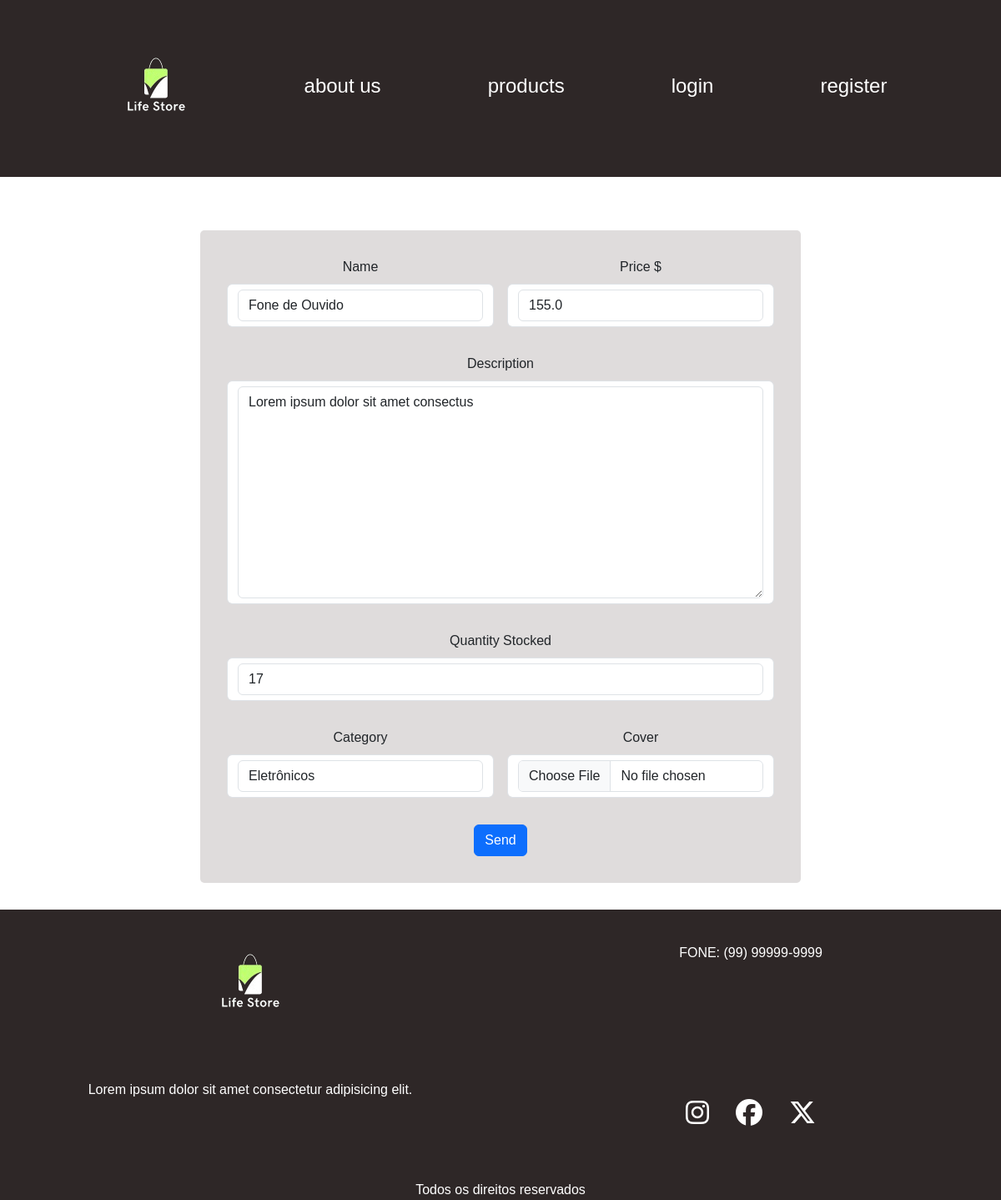
The page /product/update/2/ on the database as committed earlier.
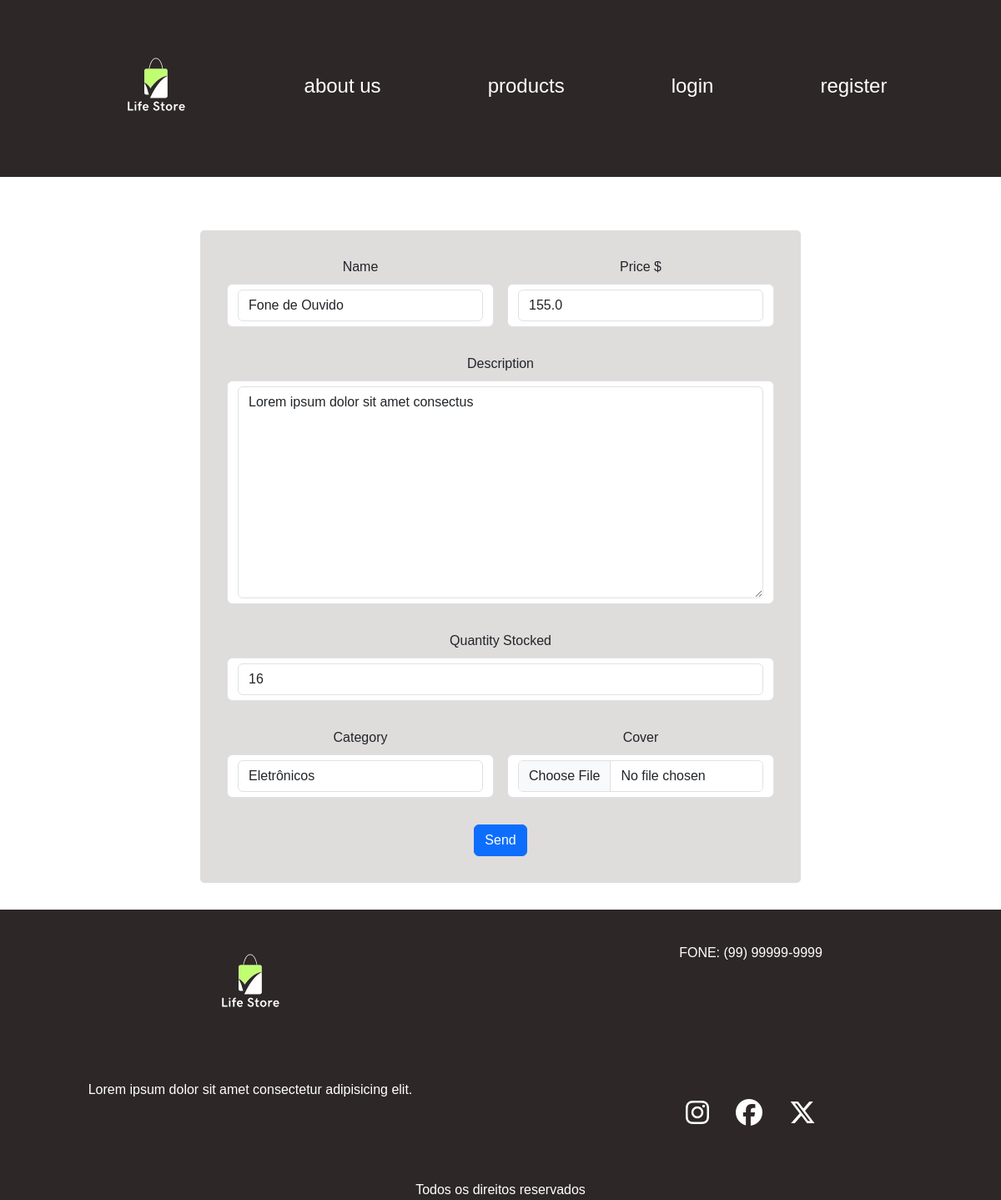
The same page on the database as committed later.
### products/models.py (models this page shows)
class Product(models.Model):
    name = models.CharField(max_length=60)
    description = models.TextField()
    price = models.FloatField()
    category = models.ForeignKey(Category, on_delete=models.CASCADE)
    quantity_stocked = models.IntegerField()
    cover = models.ImageField(upload_to='products/covers/%Y/%m/%d/',
                              blank=True, default=''
                              )
    created_at = models.DateTimeField(auto_now_add=True)
    updated_at = models.DateTimeField(auto_now=True)

### products/views/site.py (the view)
@has_role_decorator('Admin')
def ProductUpdateView(request, id):
    product = get_object_or_404(Product, id=id)
    if request.method == 'GET':
        form = ProductForm(instance=product)
    elif request.method == 'POST':
        form = ProductForm(request.POST, request.FILES, instance=product)
        if form.is_valid():
            form.save()
            messages.success(request, 'Product was updated')
            return redirect('index')
    return render(request, 'products/pages/form.html',
                  context={
                      'form': form
                  }
                  )

### products/forms.py
class ProductForm(forms.ModelForm):
    class Meta:
        model = Product
        fields = ['name', 'description', 'price',
                  'category', 'quantity_stocked',
                  'cover',
                  ]
        widgets = {
            'name': forms.TextInput(attrs={'class': 'form-control'}),
            'description': forms.Textarea(attrs={'class': 'form-control'}),
            'price': forms.NumberInput(attrs={'class': 'form-control'}),
            'category': forms.Select(attrs={'class': 'form-control'}),
            'quantity_stocked': forms.NumberInput(attrs={'class': 'form-control'}),
            'cover': forms.FileInput(attrs={'class': 'form-control'}),
        }

### products/models.py (called while the page is built)
    def __str__(self):
        return self.name

### products/templates/products/pages/form.html (shortened to what this page needs)
{% extends 'global/base.html' %}
{% block content %}
  <div class="content-form">
    <form class="row g-3" method="post" enctype="multipart/form-data">
        <div class="col-md-6">
            <label for="inputName4" class="form-label">Name</label>
            <p type="text" class="form-control" id="inputName4">
                {{ form.name }}
            </p>
        </div>
        <div class="col-md-6">
            <label for="inputDescription4" class="form-label">Price $</label>
            <p type="Integer" class="form-control" id="inputPrice">
                {{ form.price }}
            </p>
        </div>
        <div class="col-12">
            <label for="inputDescription" class="form-label">Description</label>
            <p type="text" class="form-control" id="inputDescription">
                {{ form.description}}
            </p>
        </div>
        <div class="col-12">
            <label for="inputQuantityStocked" class="form-label">Quantity Stocked</label>
            <p type="Integer" class="form-control" id="inputQuantityStocked">
                {{ form.quantity_stocked }}
            </p>
        </div>
        <div class="col-md-6">
            <label for="inputCategory" class="form-label">Category</label>
            <p type="select" class="form-control" id="inputSelect">
                {{ form.category }}
            </p>
        </div>
        <div class="col-md-6">
            <label for="inputCover" class="form-label">Cover</label>
            <p type="file" class="form-control" id="inputCover">
                {{ form.cover }}
            </p>
        </div>
        <div class="col-12">
            <button type="submit" class="btn btn-primary">Send</button>
        </div>
    </form>
  </div>
{% endblock content %}

### base_template/global/base.html (shortened to what this page needs)
<!DOCTYPE html>
<html lang="en">
{% include 'global/partials/head.html' %}
<body>
    {% include 'global/partials/header.html' %}
    <div class="content">
        {% block content %}{% endblock content %}
    </div>
    {% include 'global/partials/footer.html' %}
</body>
</html>

### base_template/global/partials/head.html (shortened to what this page needs)
{% load static %}
<head>
    <link href="https://cdn.jsdelivr.net/npm/bootstrap@5.3.3/dist/css/bootstrap.min.css" rel="stylesheet">
    <link rel="stylesheet" href="{% static 'global/css/global-styles.css' %}">
    <link rel="stylesheet" href="https://cdnjs.cloudflare.com/ajax/libs/font-awesome/6.5.2/css/all.min.css"
 />
</head>

### base_template/global/partials/header.html
{% load static %}
<div class="header">
    <ul>
        <li><a class="logo" href="{% url 'index' %}"><img src="{% static 'global/img/logo.png' %}" alt="logo"></a></li>
        <li class="li-links"><a class="nav-links" href="#">about us</a></li>
        <li class="li-links"><a class="nav-links" href="#">products</a></li>
        {% if user.is_authenticated %}
            <li class="li-links"><a class="nav-links" href="{% url 'logout' %}">logout</a></li>
        {% else %}
            <li class="li-links"><a class="nav-links" href="{% url 'login' %}">login</a></li>
            <li class="li-links"><a class="nav-links" href="{% url 'register' %}">register</a></li>
        {% endif %}
    </ul>
</div>

### base_template/global/partials/footer.html
{% load static %}
<div class="footer">
    <div class="logo">
        <img src="{% static 'global/img/logo.png' %}" alt="logo">
    </div>
    <div class="contato">
        FONE: (99) 99999-9999
    </div>
    <div class="text">
        Lorem ipsum dolor sit amet consectetur adipisicing elit.
    </div>
    <div class="social_medias">
        <ul>
            <li><a href="#"></a><i class="fa-brands fa-instagram"></i></li>
            <li><a href="#"></a><i class="fa-brands fa-facebook"></i></li>
            <li><a href="#"></a><i class="fa-brands fa-x-twitter"></i></li>
        </ul>
    </div>
</div>
<div class="copywriter">
    Todos os direitos reservados
</div>

### base_static/global/css/global-styles.css (style rules this page uses)
:root { --color-dark-text: #444; --color-info-light: #cce5ff; --color-debug-light: #cce5ff; --color-success-light: #d4edda; --color-alert-light: #fff3cd; --color-warning-light: #fff3cd; --color-error-light: #f8d7da; --color-info-dark: #4d86c4; --color-debug-dark: #4d86c4; --color-success-dark: #4a9c5d; --color-alert-dark: #927f40; --color-warning-dark: #927f40; --color-error-dark: #da525d; --color-gray-2: #c7c7c7; }
* { margin: 0; padding: 0; box-sizing: border-box; }
body { font-family: Impact, Haettenschweiler, 'Arial Narrow Bold', sans-serif; }
.header { padding: 2.5rem 0; width: 100%; background-color: rgb(46, 39, 39); margin-bottom: 2rem; }
ul { width: 90%; margin: 0 auto; padding: 1rem 2rem; gap: 8rem; display: flex; list-style: none; justify-content: center; }
.header ul .li-links { padding-top: 1.8rem; }
.logo { margin: 0; }
.nav-links { color: white; text-decoration: none; font-size: 1.5rem; transition: all 300ms ease-in-out; margin: 0; }
.content { padding: 2rem 0; display: grid; grid-template-columns: repeat(auto-fit, minmax(340px, 1fr)); place-items: center; text-align: center; }
a { text-decoration: none; color: black; }
.footer { padding: 2.5rem 0; width: 100%; background-color: rgb(46, 39, 39); color: white; display: grid; grid-template-columns: repeat(2, 1fr); text-align: center; }
.logo { margin-bottom: 4rem; }
.social_medias li { font-size: 2rem; }
.social_medias ul { gap: 2rem; }
.copywriter { text-align: center; background-color: rgb(46, 39, 39); color: white; }
.content-form { width: 60%; padding: 2rem; border-radius: 5px; background: rgb(223, 220, 220); }

Rows that differ between the two databases and show on the page:
changed Product "Fone de Ouvido": quantity_stocked "17" → "16"
